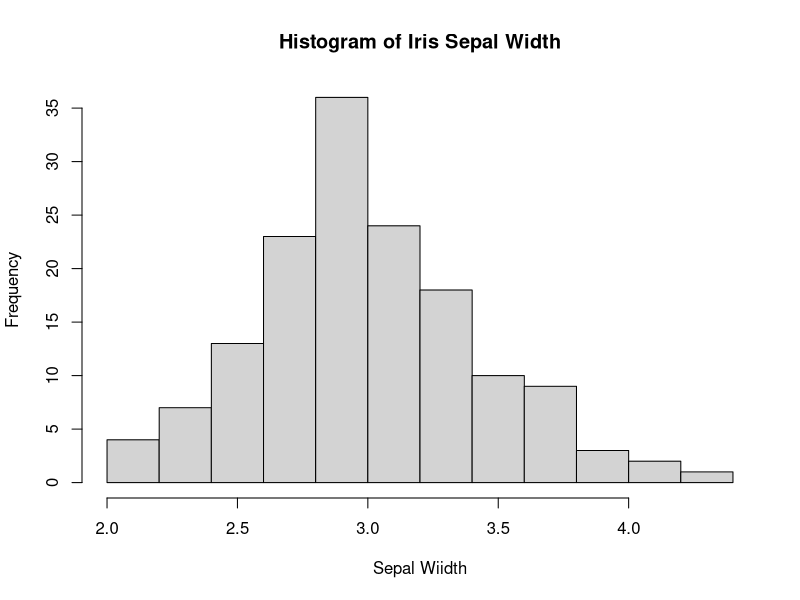

The R source for this figure:
library(tidyverse)
library(datasets)
data("iris")
df <- iris
head(df)
names(iris)
iris_histplt <- hist(df$Sepal.Width, main = "Histogram of Iris Sepal Width",
                     xlab = "Sepal Wiidth")

df2 <- read_csv("state_trends.csv")
head(df2)
glimpse(df2)